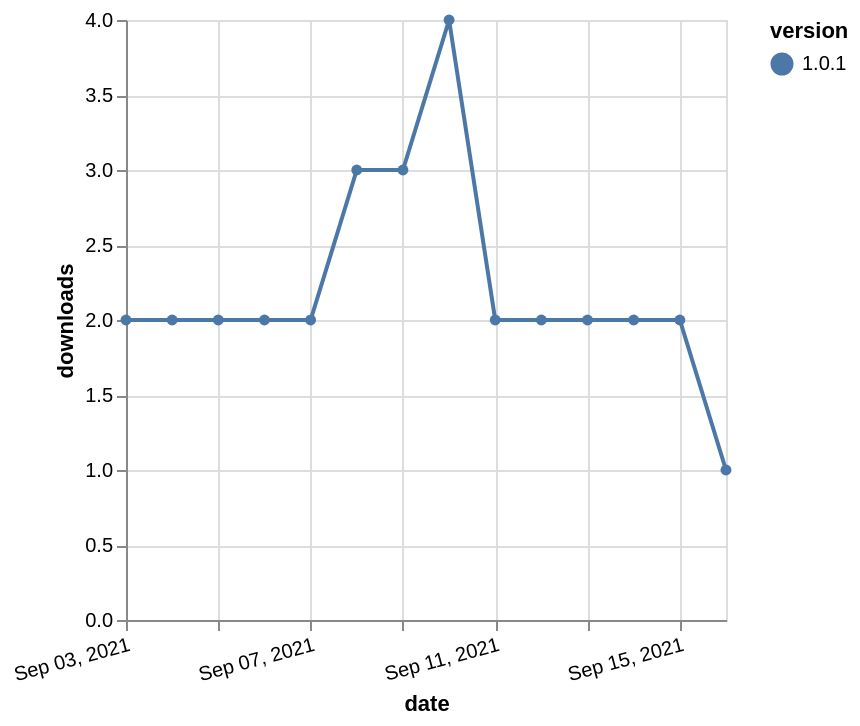

Describe this chart as a Vega-Lite specification.
### Vega-Lite specification from a JSON file in a GitHub repository (floating-point values rounded to 4 significant figures)
{"$schema": "https://vega.github.io/schema/vega-lite/v5.json", "description": "A simple bar chart with embedded data.", "data": {"values": [{"date": "2021-09-03", "total": 450, "delta": 2, "version": "1.0.1"}, {"date": "2021-09-04", "total": 452, "delta": 2, "version": "1.0.1"}, {"date": "2021-09-05", "total": 454, "delta": 2, "version": "1.0.1"}, {"date": "2021-09-06", "total": 456, "delta": 2, "version": "1.0.1"}, {"date": "2021-09-07", "total": 458, "delta": 2, "version": "1.0.1"}, {"date": "2021-09-08", "total": 461, "delta": 3, "version": "1.0.1"}, {"date": "2021-09-09", "total": 464, "delta": 3, "version": "1.0.1"}, {"date": "2021-09-10", "total": 468, "delta": 4, "version": "1.0.1"}, {"date": "2021-09-11", "total": 470, "delta": 2, "version": "1.0.1"}, {"date": "2021-09-12", "total": 472, "delta": 2, "version": "1.0.1"}, {"date": "2021-09-13", "total": 474, "delta": 2, "version": "1.0.1"}, {"date": "2021-09-14", "total": 476, "delta": 2, "version": "1.0.1"}, {"date": "2021-09-15", "total": 478, "delta": 2, "version": "1.0.1"}, {"date": "2021-09-16", "total": 479, "delta": 1, "version": "1.0.1"}]}, "width": "container", "mark": {"type": "line", "point": {"filled": true}}, "encoding": {"x": {"field": "date", "type": "temporal", "timeUnit": "yearmonthdate", "title": "date", "axis": {"labelAngle": -15}}, "y": {"field": "delta", "type": "quantitative", "title": "downloads"}, "color": {"field": "version", "type": "nominal"}, "tooltip": {"field": "delta"}}}
